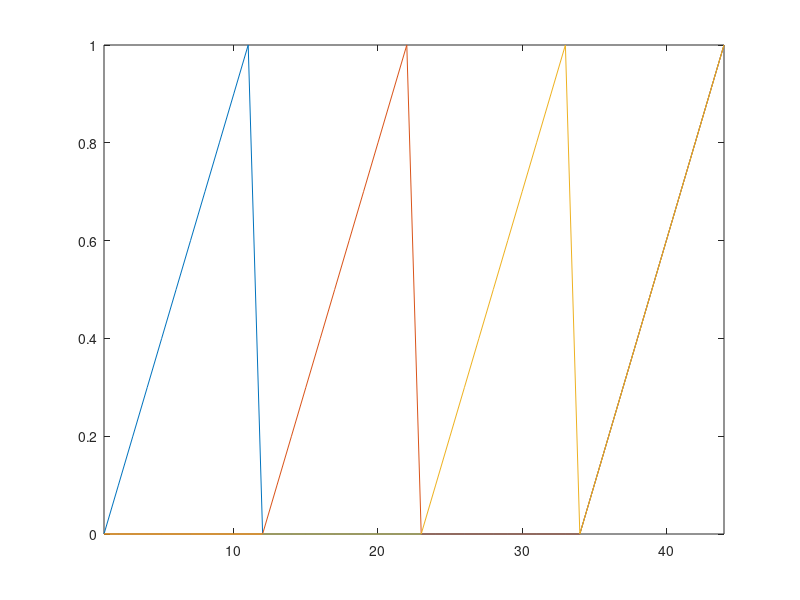

Write the MATLAB code that produced this figure. (Note: this script raises an error after producing the figure.)
clc, clear, close all

%% Target colors

XYZ = zeros(3,44);
XYZ(1,1:11) = 0:0.1:1;
XYZ(2,12:22) = 0:0.1:1;
XYZ(3,23:33) = 0:0.1:1;
XYZ(:,34:44) = repmat(0:0.1:1,3,1);

% XYZ(3,34:44) = XYZ(3,34:44) + 0.1;
% XYZ(XYZ>1) = 1;

figure, plot(XYZ')
axis tight

%% Convert from XYZ to display space

load T_xyz1931.mat T_xyz1931 S_xyz1931 % Requires PsychToolbox

% Load screen characterization data

% screenSPD = readmatrix("../displayCharacterization/measurements/data_init_0.csv");
% S_screenSPD = [384,4,100]; % This is slightly wacky - it should have a value at 380, but it seems to get lost somewhere along the conversion... (TODO Look into this)

% load("SpectralMeasurement231030-120356.mat",'SPD','S_SPD'); % old characterization
% load("SpectralMeasurement231030-161536.mat",'SPD','S_SPD'); % personal machine
load("SpectralMeasurement231031-151235.mat",'SPD','S_SPD');

screenSPD = SPD;
S_screenSPD = S_SPD;

% Convert to XYZ

for i = 1:4
    screenSPDint(:,:,i) = SplineSpd(S_screenSPD,screenSPD(:,:,i),S_xyz1931); % should this be SplineSpd/SplineSrf/SplineRaw (what's the difference?)
end

figure, hold on
for i = 1:4
    plot(SToWls(S_screenSPD),screenSPD(:,:,i),'k:');
    plot(SToWls(S_xyz1931),screenSPDint(:,:,i),'r:');
end
xlabel('Wavelength (nm)')
ylabel('Transmisson')

for i = 1:4
    screenXYZ(:,:,i) = T_xyz1931*screenSPDint(:,:,i);
end

screenXYZNormFactor = screenXYZ(2,end,end);
save('screenXYZNormFactor','screenXYZNormFactor')
screenXYZ = (screenXYZ/screenXYZNormFactor);

for i = 1:4
    screenxyY(:,:,i) = XYZToxyY(screenXYZ(:,:,i)); % Note, Y is not normalised here
end

figure, hold on
scatter3(screenXYZ(1,:),screenXYZ(2,:),screenXYZ(3,:))
axis equal
xlabel('X')
ylabel('Y')
zlabel('Z')
plot3([0,1],[0,1],[0,1])
% figure,
% scatter3(screenXYZ(1,37:54),screenXYZ(2,37:54),screenXYZ(3,37:54)) %just blue

figure, hold on
DrawChromaticity()
for i = 1:4
    scatter3(screenxyY(1,:,i),screenxyY(2,:,i),screenxyY(3,:,i),'k','filled')
end

%% Create conversion matrix

% xr = screenxyY(1,18,1);
% yr = screenxyY(2,18,1);
% xg = screenxyY(1,18,2);
% yg = screenxyY(2,18,2);
% xb = screenxyY(1,18,3);
% yb = screenxyY(2,18,3);
% xw = screenxyY(1,18,4);
% yw = screenxyY(2,18,4);
% 
% XYZToRGBMat = XYZToRGBMatrix(xr, yr, xg, yg, xb, yb, xw, yw);

% XYZblack = squeeze(screenXYZ(:,1,[1,2,3]));

RGBToXYZMat = squeeze(screenXYZ(:,end,[1,2,3]));% - XYZblack;
XYZToRGBMat = inv(RGBToXYZMat); 
% I prefer this way (it's cleaner)

disp(XYZToRGBMat);
disp(XYZToRGBMat*squeeze(screenXYZ(:,end,[1,2,3])))

% figure,
% imagesc(M)

% figure,
% imagesc(XYZToRGBMat)

%% XYZ to RGB

RGBlin = XYZToRGBMat*XYZ;

%% Compute linearization LUT

screenxyY_reshape = reshape(screenxyY,[3,18,4]);
for i = 1:4
    screenxyY_reshape_norm(:,:,i) = screenxyY_reshape(:,:,i)./screenxyY_reshape(:,end,i);
end

cols = {'r','g','b'};

% figure, hold on
for i = 1:3
    figure(100+i), hold on
    plot(0:15:255,screenxyY_reshape_norm(3,:,i),...
        'o-','Color',cols{i})
    xlabel('gunVal')
    ylabel('Y')
end

x2 = 0:255;
for i = 1:3
    figure(100+i)
    % p(i,:) = polyfit(0:15:255,screenxyY_reshape_norm(3,:,i),2);
    LUT(:,i) = spline(0:15:255,screenxyY_reshape_norm(3,:,i),x2);
    plot(x2,LUT(:,i),...
        '--','Color',cols{i},'LineWidth',2)
end

% x2 = linspace(0,255,1000);
% y2 = polyval(p,x2);
% plot(x2,y2,'k')

%% Test

XYZrequested = [0.5,0.5,0.5];

for i = 1:3
    [~,minloc(i)] = min(abs(XYZrequested(i) - LUT(:,i)));
    minloc(i) = minloc(i)-1; % to correct for indexing starting at 1
    % disp(minloc(i))
    figure(100+i)
    xline(minloc(i))
    yline(0.5)
end

%% RGBlin to gunVals, using LUT

gunVals = zeros(size(RGBlin));
for i = 1:size(RGBlin,2)
    for j = 1:3
        [~,gunVals(j,i)] = min(abs(RGBlin(j,i) - LUT(:,j)));
    end
end
gunVals = gunVals-1; % to correct for indexing starting at 1

for i = 1:3
    figure,
    histogram(gunVals(i,:))
end

figure,
histogram(gunVals)

%%
figure,
imshow(uint8(permute(gunVals,[3,2,1])))


save('gunVals','gunVals')

